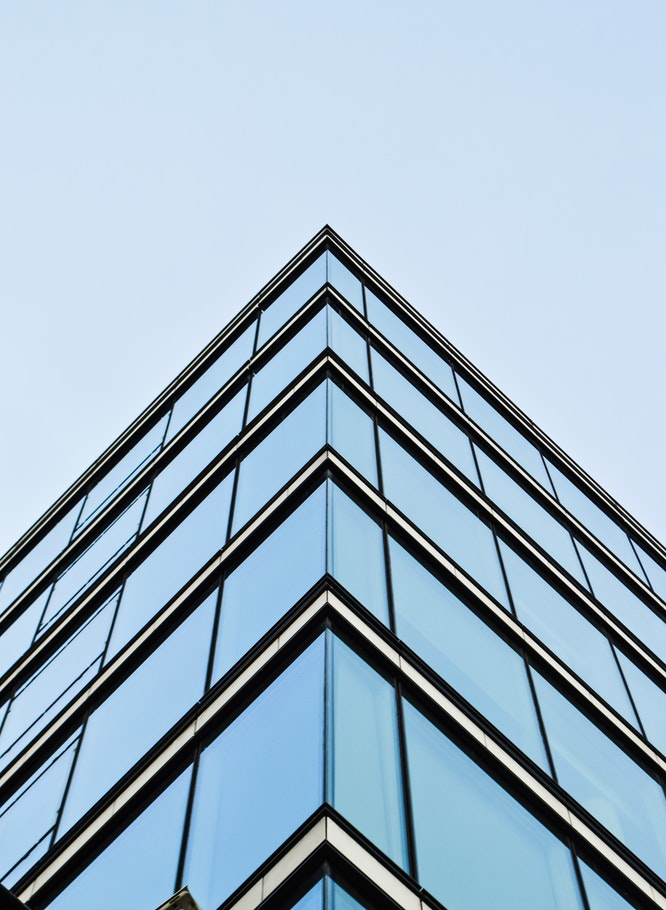
#> input picture check corner/BUILDING2.jpg, 666 x 910 px
$ python 'CODE CORNER.py'
#> lines starting #> are read from the running program, lines starting #| are printed output that depends on the picture; after the words box and inside, x2 and y2 are one past the last pixel; in counts of white or black regions, pixels touching at a corner belong together
import numpy as np
import matplotlib.pyplot as plt
from skimage.feature import canny, corner_harris, corner_peaks
from skimage import color
from skimage.io import imread
from skimage.io import imsave

BUILDING2 = imread('BUILDING2.jpg')
#> BUILDING2 is the input picture: shape (910, 666, 3); mean R, G, B 158, 180.2, 198
plt.imshow(BUILDING2)
plt.title('BUILDING2')
plt.axis('off')
plt.show()
BUILDING2_gray = color.rgb2gray(BUILDING2)
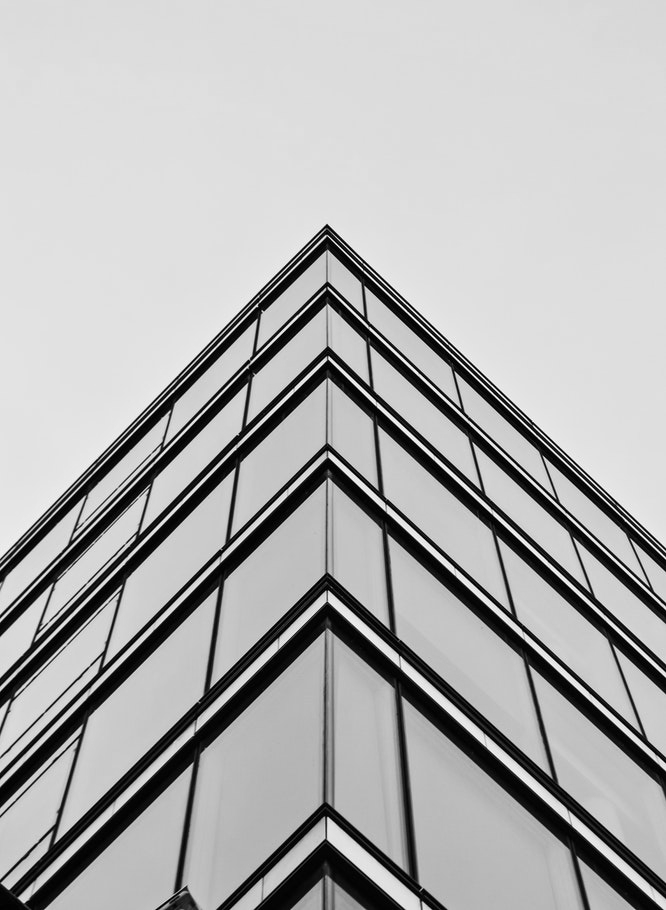
#> BUILDING2_gray: shape (910, 666) float64; min 0, max 1, mean 0.693
def show_image(image, title='Image', cmap_type='gray'):
    plt.imshow(image, cmap=cmap_type)
    plt.title(title)
    plt.axis('off')
    plt.show()
def show_image_with_corners(image, coords, title="Corners detected"):
    plt.imshow(image, interpolation='nearest', cmap='gray')
    plt.title(title)
    plt.plot(coords[:, 1], coords[:, 0], '+r', markersize=7)
    plt.axis('off')
    plt.show()
canny_edges = canny(BUILDING2_gray)
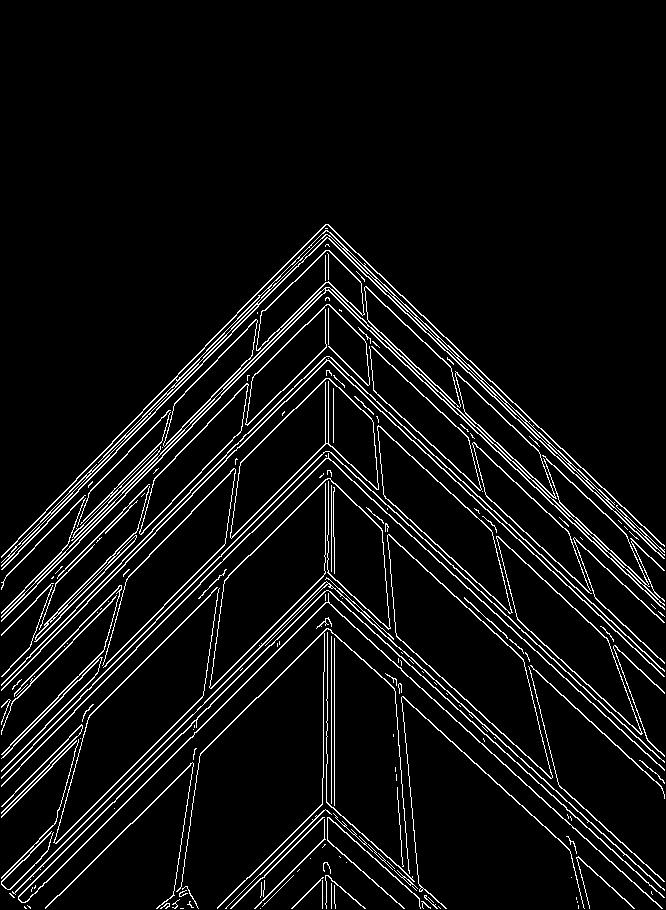
#> canny_edges: shape (910, 666) bool; 6.2% white in thin lines or dots, all inside (x1, y1, x2, y2) = (1, 224, 665, 909)
show_image(canny_edges, "Edges with Canny")
canny_edges_0_5 = canny(BUILDING2_gray, sigma=0.5)
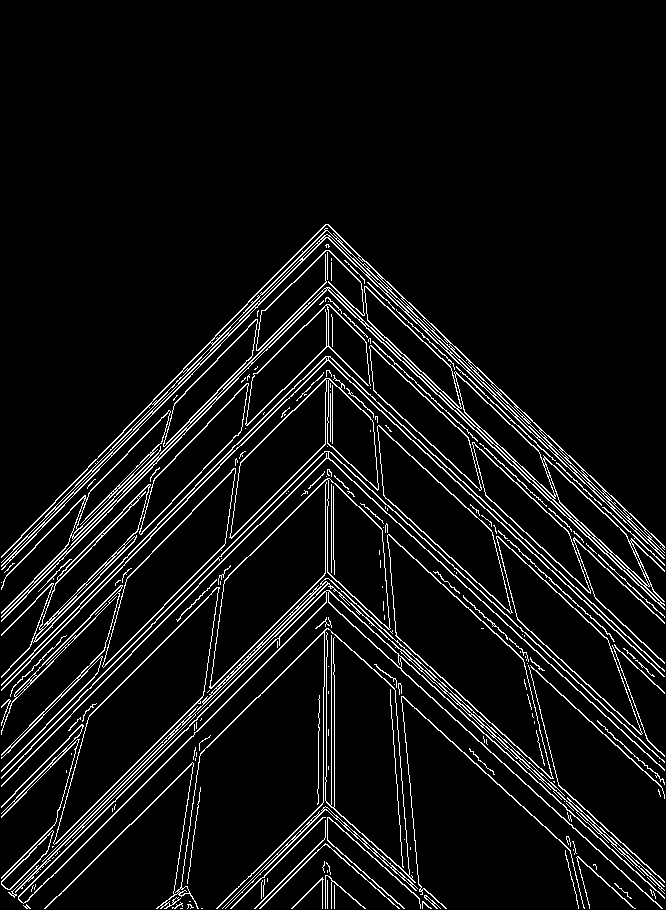
#> canny_edges_0_5: shape (910, 666) bool; 6.9% white in thin lines or dots, all inside (x1, y1, x2, y2) = (1, 224, 665, 909)
show_image(canny_edges_0_5, "Edges with Canny (Sigma 0.5)")
measure_image = corner_harris(BUILDING2_gray)
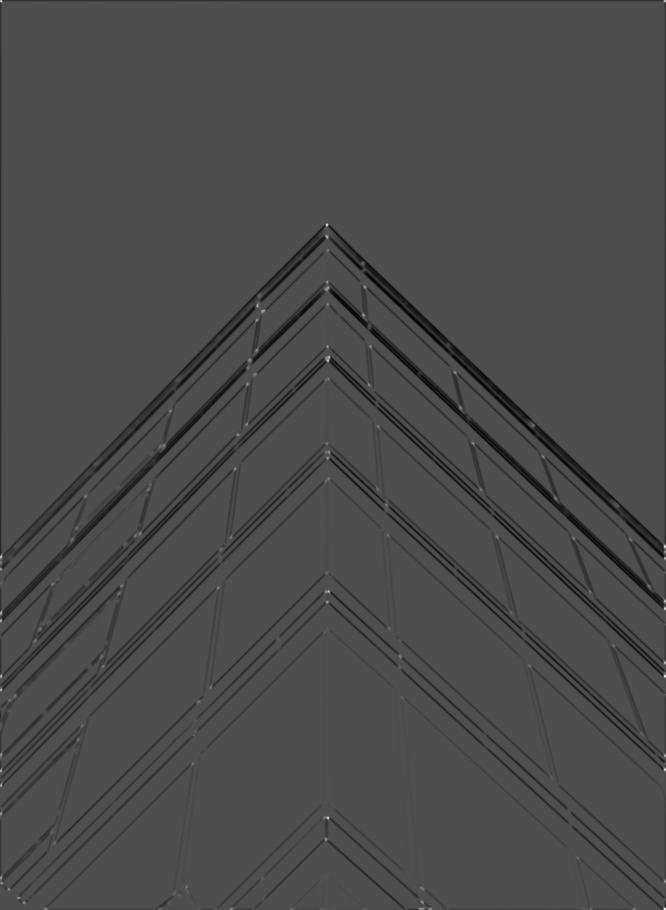
#> measure_image: shape (910, 666) float64; min -2.92, max 6.58, mean -0.11; drawn with min black and max white
show_image(measure_image, "Harris Response")
coords = corner_peaks(corner_harris(BUILDING2_gray), min_distance=59)
#> coords = 25 pairs, first value 64 to 817, second value 64 to 573
print("A total of", len(coords), "corners were detected.")
#| A total of 25 corners were detected.
show_image_with_corners(BUILDING2_gray, coords)
#> in show_image_with_corners, `plt.show()`:
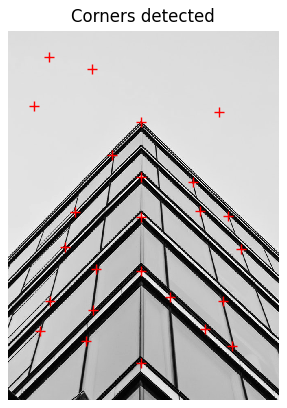
#> figure drawn by matplotlib, 1 panel
output_image = np.copy(BUILDING2)
output_image[coords[:, 0], coords[:, 1]] = [255, 0, 0]
#> output_image: shape (910, 666, 3); under 0.01% of pixels changed, all inside (x1, y1, x2, y2) = (64, 64, 574, 818)
imsave('output_image_with_corners.jpg', output_image)
